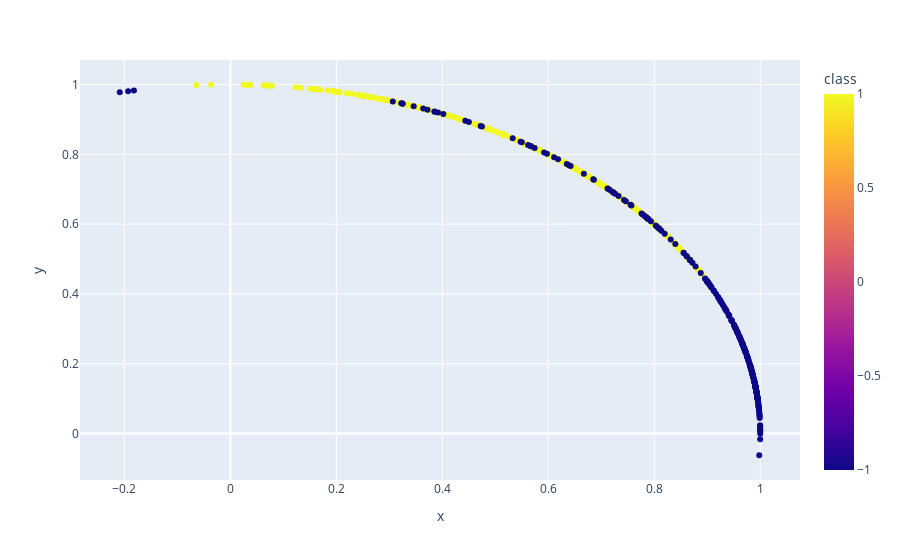

This figure's notebook cell:
### Code cell
fig_normalized

### Figure 1 — Plotly figure (JSON) as saved in the notebook; plotly's stock layout.template omitted (floating-point values rounded to 4 significant figures; data arrays with more than 128 entries replaced by an {"elided": "..."} marker saying what was removed)
{"data": [{"hovertemplate": "x=%{x}<br>y=%{y}<br>class=%{marker.color}<extra></extra>", "legendgroup": "", "marker": {"color": {"elided": "670 int values"}, "coloraxis": "coloraxis", "symbol": "circle"}, "mode": "markers", "name": "", "orientation": "v", "showlegend": false, "type": "scatter", "x": {"elided": "670 float values"}, "xaxis": "x", "y": {"elided": "670 float values"}, "yaxis": "y"}], "layout": {"coloraxis": {"colorbar": {"title": {"text": "class"}}, "colorscale": [[0, "#0d0887"], [0.1111, "#46039f"], [0.2222, "#7201a8"], [0.3333, "#9c179e"], [0.4444, "#bd3786"], [0.5556, "#d8576b"], [0.6667, "#ed7953"], [0.7778, "#fb9f3a"], [0.8889, "#fdca26"], [1, "#f0f921"]]}, "legend": {"tracegroupgap": 0}, "margin": {"t": 60}, "xaxis": {"anchor": "y", "domain": [0, 1], "title": {"text": "x"}}, "yaxis": {"anchor": "x", "domain": [0, 1], "title": {"text": "y"}}}}
